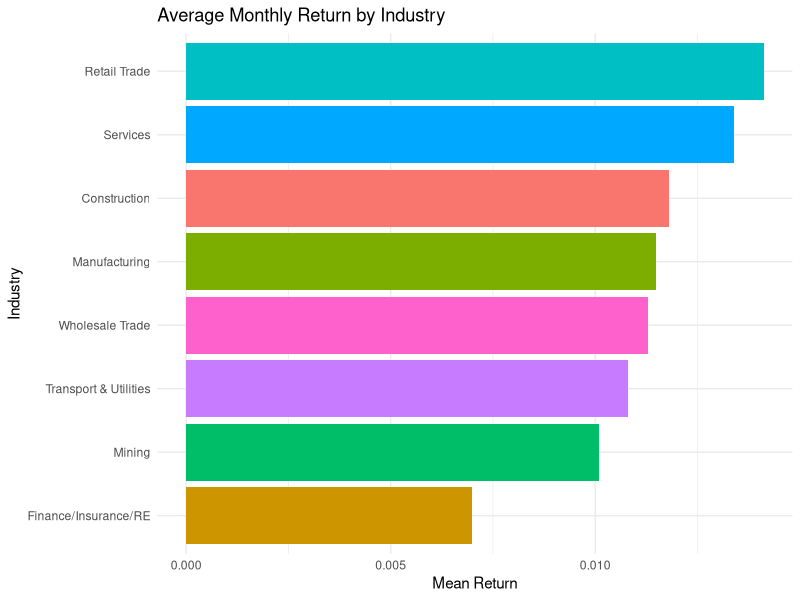
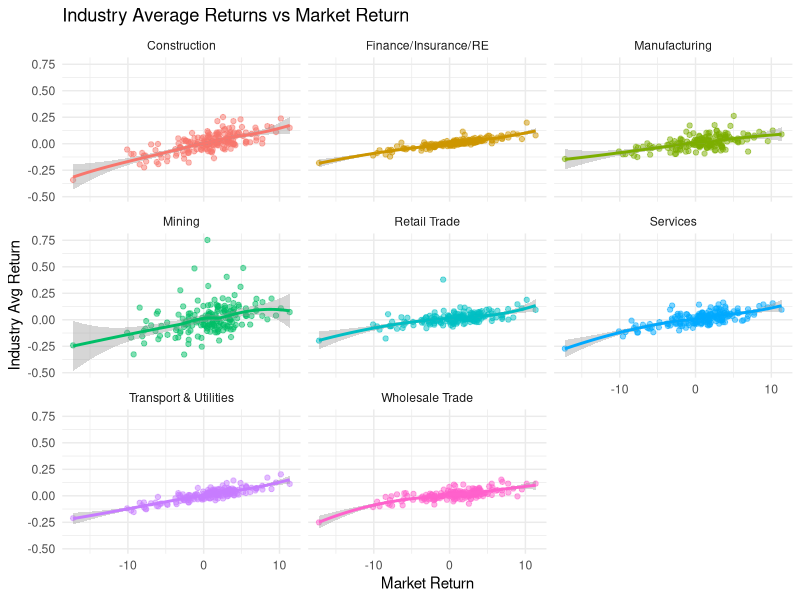
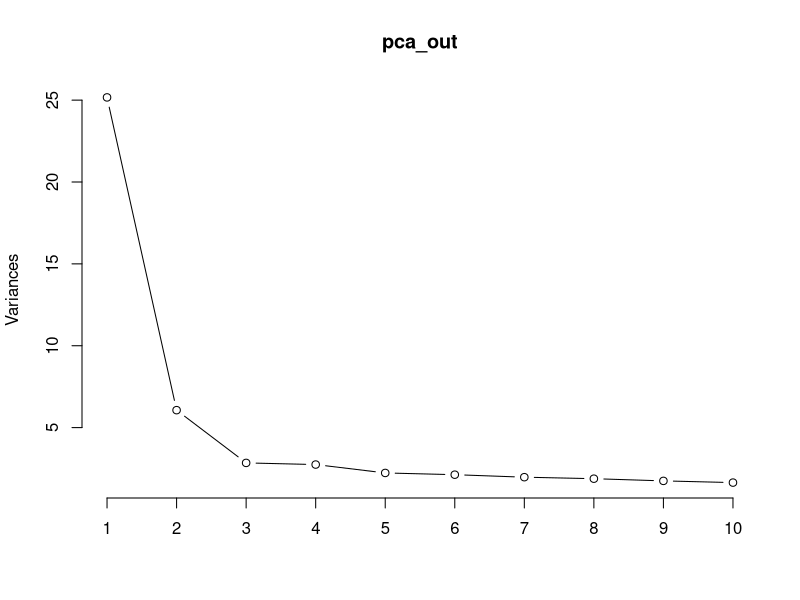
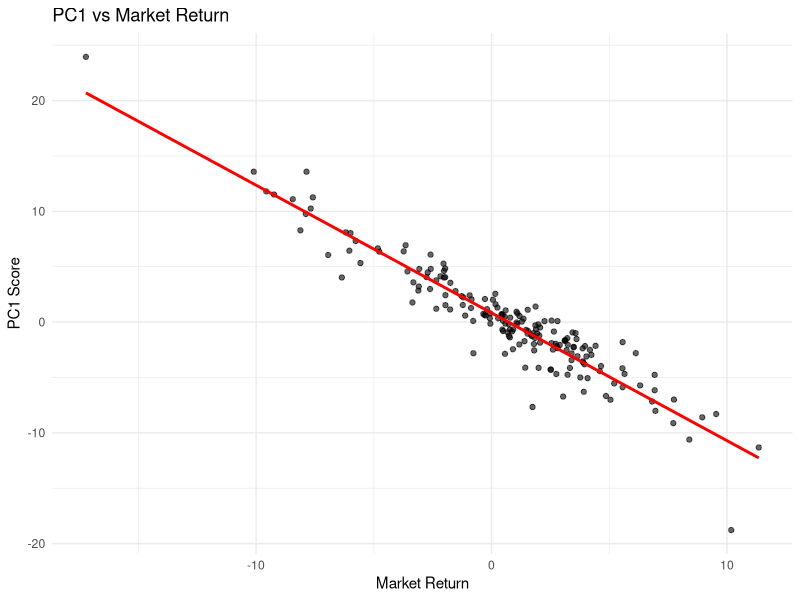
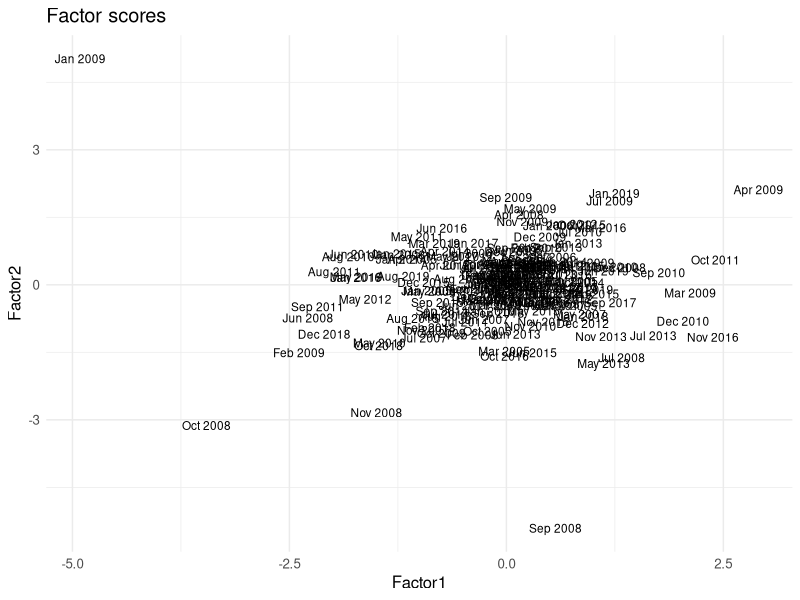
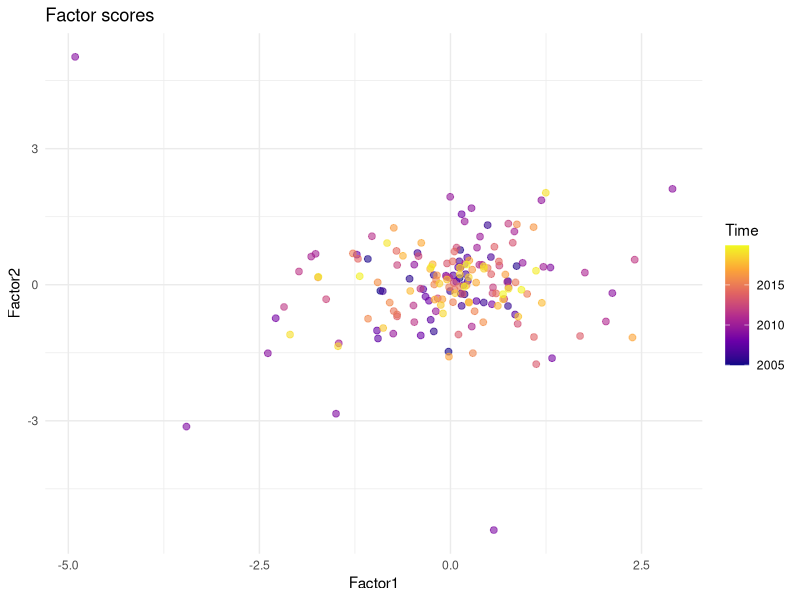
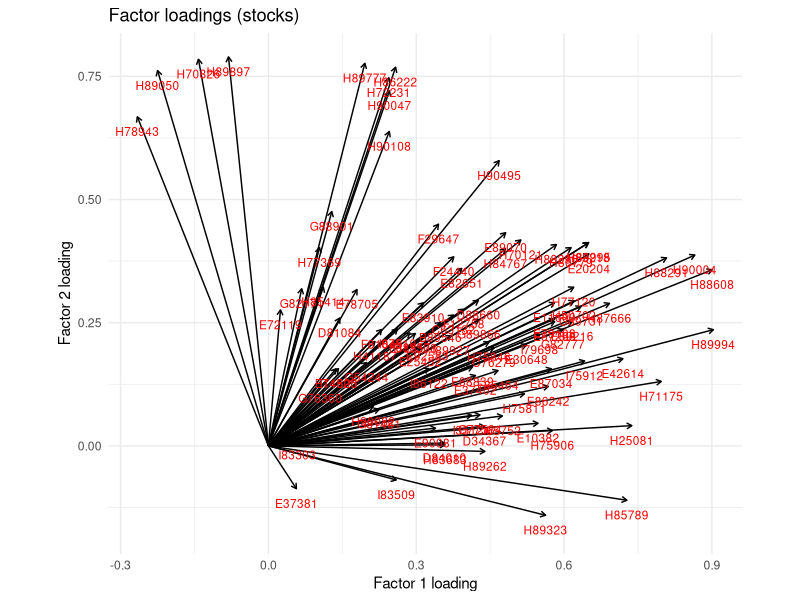
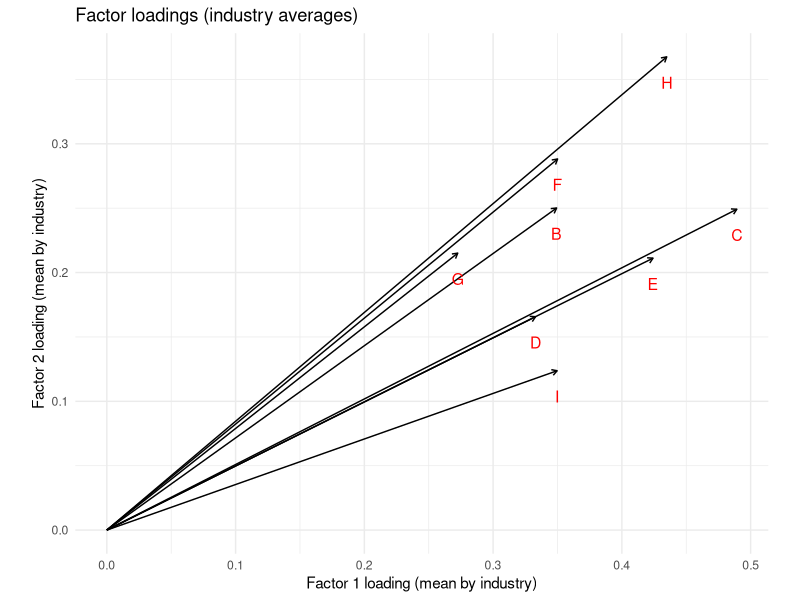

These figures' R source, in order:
## ---- chunk 1
library(tidyverse)
library(zoo)
library(broom)
## ---- chunk 2
market_df <- read.csv(here::here("data/Market.csv"))
sample_df <- read.csv(here::here("data/SampleK.csv"))
## ---- chunk 3
colSums(is.na(sample_df))

range(sample_df$Date)

tibble(stock = names(sample_df)[-1]) %>%
  mutate(industry = substr(stock,1,1)) %>%
  count(industry)
## ---- chunk 4
sample_df <- sample_df %>%
  mutate(Date = as.yearmon(str_remove(Date, "Y"), format = "%Y M%m"))

market_df <- market_df %>%
  mutate(Date = as.yearmon(str_remove(Date, "Y"), format = "%Y M%m"))
  
## ---- chunk 5
stocks_long <- sample_df %>%
  pivot_longer(-Date, names_to = "stock", values_to = "ret") %>%
  mutate(industry = substr(stock,1,1),
         industry_name = recode(industry,
           B = "Mining",
           C = "Construction",
           D = "Manufacturing",
           E = "Transport & Utilities",
           F = "Wholesale Trade",
           G = "Retail Trade",
           H = "Finance/Insurance/RE",
           I = "Services"
         ))

industry_summary <- stocks_long %>%
  group_by(industry_name) %>%
  summarise(
    mean_return = mean(ret, na.rm = TRUE),
    sd_return   = sd(ret, na.rm = TRUE),
    .groups = "drop"
  )

ggplot(industry_summary, aes(x = reorder(industry_name, mean_return),
                             y = mean_return, fill = industry_name)) +
  geom_col() +
  coord_flip() +  
  labs(title = "Average Monthly Return by Industry",
       x = "Industry", y = "Mean Return") +
  theme_minimal() +
  theme(legend.position = "none")

sampleXmarket <- stocks_long %>%
  left_join(market_df, by = "Date")

industry_ts <- sampleXmarket %>%
  group_by(Date, industry_name) %>%
  summarise(
    avg_ret = mean(ret, na.rm = TRUE),
    MarketReturn = first(MarketReturn),  
    .groups = "drop"
  )

ggplot(industry_ts, aes(x = MarketReturn, y = avg_ret, color = industry_name)) +
  geom_point(alpha = 0.5) +
  geom_smooth() +
  facet_wrap(~ industry_name, scales = "fixed") +
  labs(
    title = "Industry Average Returns vs Market Return",
    x = "Market Return",
    y = "Industry Avg Return"
  ) +
  theme_minimal() +
  theme(legend.position = "none")
## ---- chunk 6
pca_out <- prcomp(sample_df[,-1], scale. = TRUE)
plot(pca_out, type = "line")

summary(pca_out)
## ---- chunk 7
pc_scores <- as.data.frame(pca_out$x)   
pc1_scores <- pc_scores$PC1

pca_vs_market <- tibble(
  Date = sample_df$Date,  
  PC1 = pc1_scores) %>%
  left_join(market_df, by = "Date")

cor(pca_vs_market$PC1, pca_vs_market$MarketReturn, use = "pairwise.complete.obs")


ggplot(pca_vs_market, aes(x = MarketReturn, y = PC1)) +
  geom_point(alpha = 0.6) +
  geom_smooth(method = "lm", se = FALSE, color = "red") +
  labs(
    title = "PC1 vs Market Return",
    x = "Market Return",
    y = "PC1 Score"
  ) +
  theme_minimal()



## ---- chunk 8
fact_out <- factanal(sample_df[,-1], factors = 2, rotation = "varimax", scores = "regression")

loadings_df <- as.data.frame(unclass(fact_out$loadings))
loadings_df$stock <- rownames(loadings_df)
loadings_df$industry <- substr(loadings_df$stock, 1, 1)

factor_scores <- as.data.frame(fact_out$scores)
factor_scores$Date <- sample_df$Date

industry_factor <- loadings_df %>%
  group_by(industry) %>%
  summarise(
    mean_F1 = mean(Factor1, na.rm = TRUE),
    mean_F2 = mean(Factor2, na.rm = TRUE)
  )

# Plot factor time series
ggplot(factor_scores, aes(x = Factor1, y = Factor2, label = Date)) +
  geom_text(size = 3) +
  labs(title = "Factor scores", x = "Factor1", y = "Factor2") +
  theme_minimal() +
  theme(text = element_text(size = 12))

ggplot(factor_scores, aes(x = Factor1, y = Factor2, color = as.numeric(Date))) +
  geom_point(size = 2, alpha = 0.6) +
  scale_color_viridis_c(option = "plasma") +
  labs(title = "Factor scores", x = "Factor1", y = "Factor2", color = "Time") +
  theme_minimal()
## ---- chunk 9
fact_out_2 <- factanal(sample_df[,-1], factors = 3, rotation = "varimax", scores = "regression")

loadings_df2 <- as.data.frame(unclass(fact_out_2$loadings))
loadings_df2$stock <- rownames(loadings_df2)
loadings_df2$industry <- substr(loadings_df2$stock, 1, 1)

industry_factor2 <- loadings_df2 %>%
  group_by(industry) %>%
  summarise(
    mean_F1 = mean(Factor1, na.rm = TRUE),
    mean_F2 = mean(Factor2, na.rm = TRUE),
    mean_F3 = mean(Factor3, na.rm = TRUE))


## ---- chunk 10
df_plot <- loadings_df %>%
  transmute(
    variable = stock,
    industry = industry,
    fl1 = Factor1,
    fl2 = Factor2
  )

ggplot(df_plot, aes(x = fl1, y = fl2, label = variable)) +
  geom_segment(aes(xend = fl1, yend = fl2, x = 0, y = 0),
               arrow = arrow(length = unit(0.15, "cm"))) +
  geom_text(color = "red", nudge_y = -0.03, size = 3) +
  labs(x = "Factor 1 loading", y = "Factor 2 loading",
       title = "Factor loadings (stocks)") +
  coord_equal() +
  theme_minimal()
## ---- chunk 11
 
industry_plot <- industry_factor %>%
  rename(fl1 = mean_F1, fl2 = mean_F2)

ggplot(industry_plot, aes(x = fl1, y = fl2, label = industry)) +
  geom_segment(aes(xend = fl1, yend = fl2, x = 0, y = 0),
               arrow = arrow(length = unit(0.15, "cm"))) +
  geom_text(color = "red", nudge_y = -0.02, size = 4) +
  labs(x = "Factor 1 loading (mean by industry)",
       y = "Factor 2 loading (mean by industry)",
       title = "Factor loadings (industry averages)") +
  coord_equal() +
  theme_minimal()

## ---- chunk 12

uniq <- fact_out$uniquenesses
fa_tbl <- tibble(StockID = names(uniq),
                 uniqueness = as.numeric(uniq),
                 Industry = substr(StockID, 1, 1))


fa_tbl %>%
  group_by(Industry) %>%
  summarise(
    mean_uniqueness = mean(uniqueness),
    median_uniqueness = median(uniqueness),
    .groups = "drop") %>% 
  arrange(mean_uniqueness)
## ---- chunk 13

cor_with_mkt <- map_dbl(sample_df[,-1], ~ cor(.x, market_df$MarketReturn))
corr_tbl <- tibble(StockID = names(cor_with_mkt), cor_Market = cor_with_mkt)

load_mat <- as_tibble(pca_out$rotation, rownames = "StockID")
load_long <- load_mat |>
  mutate(Industry = substr(StockID, 1, 1)) |>
  select(StockID, Industry, PC1 = PC1, PC2 = PC2)

# average absolute loading by industry (who loads strongest?)
load_long |>
  group_by(Industry) |>
  summarise(
    mean_PC1 = mean(PC1),
    mean_abs_PC1 = mean(abs(PC1)),
    mean_PC2 = mean(PC2),
    mean_abs_PC2 = mean(abs(PC2)),
    .groups = "drop"
) |> arrange(desc(mean_abs_PC1))
pick_tbl <- load_long |>
  select(StockID, Industry, PC1) |>
  inner_join(corr_tbl, by = "StockID") |>
  mutate(abs_PC1 = abs(PC1)) |>
  arrange(desc(abs_PC1), desc(cor_Market))

head(pick_tbl, 5)
